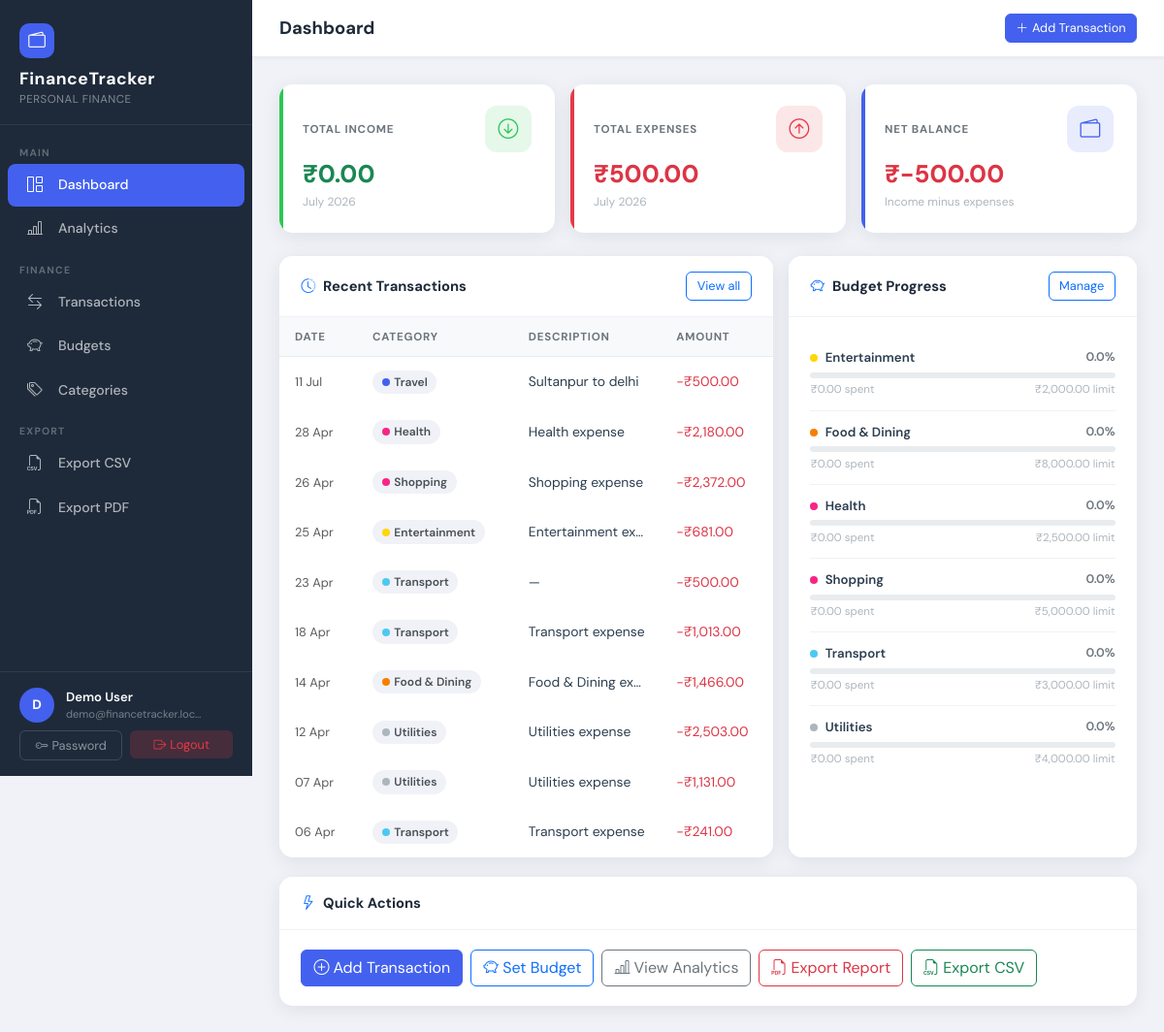
The page /dashboard/ (signed in) on the database its author committed.
### tracker/models.py (models this page shows, shortened)
class Transaction(models.Model):
    INCOME  = 'income'
    EXPENSE = 'expense'
    TRANSACTION_TYPES = [
        (INCOME,  'Income'),
        (EXPENSE, 'Expense'),
    ]
    user        = models.ForeignKey(
                      User,
                      on_delete=models.CASCADE,
                      related_name='transactions'
                  )
    category    = models.ForeignKey(
                      Category,
                      on_delete=models.SET_NULL,
                      null=True,
                      blank=True,
                      related_name='transactions'
                  )
    amount      = models.DecimalField(
                      max_digits=12,
                      decimal_places=2,
                      validators=[MinValueValidator(Decimal('0.01'))],
                      help_text="Must be greater than zero"
                  )
    type        = models.CharField(
                      max_length=10,
                      choices=TRANSACTION_TYPES,
                      db_index=True
                  )
    date        = models.DateField(default=datetime.date.today, db_index=True)
    description = models.CharField(max_length=255, blank=True, default='')
    created_at  = models.DateTimeField(auto_now_add=True)
    updated_at  = models.DateTimeField(auto_now=True)
    class Meta:
        ordering = ['-date', '-created_at']
        indexes  = [
            models.Index(fields=['user', 'type']),
            models.Index(fields=['user', 'date']),
            models.Index(fields=['user', 'category']),
        ]

class Category(models.Model):
    ICON_CHOICES = [
        ('bi-cart',           'Shopping Cart'),
        ('bi-house',          'House / Rent'),
        ('bi-car-front',      'Transport'),
        ('bi-heart-pulse',    'Health'),
        ('bi-mortarboard',    'Education'),
        ('bi-controller',     'Entertainment'),
        ('bi-lightning',      'Utilities'),
        ('bi-briefcase',      'Work / Salary'),
        ('bi-piggy-bank',     'Savings'),
        ('bi-gift',           'Gifts'),
        ('bi-airplane',       'Travel'),
        ('bi-three-dots',     'Other'),
    ]
    COLOR_CHOICES = [
        ('#4361ee', 'Blue'),
        ('#f72585', 'Pink'),
        ('#4cc9f0', 'Cyan'),
        ('#7209b7', 'Purple'),
        ('#f77f00', 'Orange'),
        ('#2dc653', 'Green'),
        ('#e63946', 'Red'),
        ('#adb5bd', 'Gray'),
        ('#ffd60a', 'Yellow'),
        ('#06d6a0', 'Teal'),
    ]
    user          = models.ForeignKey(
                        User,
                        on_delete=models.CASCADE,
                        null=True,
                        blank=True,
                        related_name='categories',
                        help_text="Null for predefined/global categories"
                    )
    name          = models.CharField(max_length=100)
    icon          = models.CharField(max_length=50, choices=ICON_CHOICES, default='bi-three-dots')
    color         = models.CharField(max_length=7,  choices=COLOR_CHOICES, default='#4361ee')
    is_predefined = models.BooleanField(
                        default=False,
                        help_text="Predefined categories are available to all users"
                    )
    created_at    = models.DateTimeField(auto_now_add=True)
    class Meta:
        verbose_name_plural = 'Categories'
        ordering = ['name']
        constraints = [
            models.UniqueConstraint(
                fields=['user', 'name'],
                name='unique_category_per_user',
                condition=models.Q(user__isnull=False),
            ),
        ]

class Budget(models.Model):
    user      = models.ForeignKey(
                    User,
                    on_delete=models.CASCADE,
                    related_name='budgets'
                )
    category  = models.ForeignKey(
                    Category,
                    on_delete=models.CASCADE,
                    related_name='budgets'
                )
    amount    = models.DecimalField(
                    max_digits=12,
                    decimal_places=2,
                    validators=[MinValueValidator(Decimal('0.01'))],
                    help_text="Monthly budget limit (must be > 0)"
                )
    month     = models.PositiveSmallIntegerField(
                    help_text="Month number 1–12"
                )
    year      = models.PositiveSmallIntegerField(
                    help_text="4-digit year, e.g. 2024"
                )
    warning_sent  = models.BooleanField(default=False)
    critical_sent = models.BooleanField(default=False)
    created_at = models.DateTimeField(auto_now_add=True)
    updated_at = models.DateTimeField(auto_now=True)
    class Meta:
        ordering = ['-year', '-month', 'category__name']
        constraints = [
            models.UniqueConstraint(
                fields=['user', 'category', 'month', 'year'],
                name='unique_budget_per_category_month_year'
            ),
        ]
    @property
    def spent(self):
        result = Transaction.objects.filter(
            user=self.user,
            category=self.category,
            type=Transaction.EXPENSE,
            date__month=self.month,
            date__year=self.year,
        ).aggregate(total=models.Sum('amount'))['total']
        return result or Decimal('0.00')
    @property
    def percentage_used(self):
        if self.amount <= 0:
            return 0
        return round(float(self.spent / self.amount * 100), 1)
    @property
    def alert_level(self):
        pct = self.percentage_used
        if pct >= 100:
            return 'critical'
        if pct >= 80:
            return 'warning'
        return 'ok'
    @property
    def progress_bar_class(self):
        mapping = {
            'critical': 'bg-danger',
            'warning':  'bg-warning',
            'ok':       'bg-success',
        }
        return mapping[self.alert_level]

### tracker/views/dashboard_views.py (the view)
# urls.py: path('dashboard/', DashboardView.as_view(), name='dashboard'),
class DashboardView(LoginRequiredMixin, TemplateView):
    template_name = 'tracker/dashboard.html'
    def get_context_data(self, **kwargs):
        ctx  = super().get_context_data(**kwargs)
        user = self.request.user
        ctx['summary']      = get_summary(user)
        ctx['budgets']      = get_budget_progress(user)
        ctx['transactions'] = get_recent_transactions(user, limit=10)
        ctx['page_title']   = 'Dashboard'
        return ctx

### tracker/templates/tracker/dashboard.html (shortened to what this page needs)
{% extends "base.html" %}
{% load static %}{% load humanize %}{% load finance_tags %}
{% block content %}
{% with s=summary %}
<div class="row g-3 mb-4">
  <div class="col-sm-6 col-xl-4">
    <div class="stat-card income">
      <div class="d-flex align-items-center justify-content-between mb-2">
        <span class="stat-label">Total Income</span>
        <div class="stat-icon"><i class="bi bi-arrow-down-circle"></i></div>
      </div>
      <div class="stat-value text-success">{{ s.total_income|currency }}</div>
      <div class="stat-sub">{{ s.month_name }} {{ s.year }}</div>
    </div>
  </div>
  <div class="col-sm-6 col-xl-4">
    <div class="stat-card expense">
      <div class="d-flex align-items-center justify-content-between mb-2">
        <span class="stat-label">Total Expenses</span>
        <div class="stat-icon"><i class="bi bi-arrow-up-circle"></i></div>
      </div>
      <div class="stat-value text-danger">{{ s.total_expense|currency }}</div>
      <div class="stat-sub">{{ s.month_name }} {{ s.year }}</div>
    </div>
  </div>
  <div class="col-sm-12 col-xl-4">
    <div class="stat-card balance">
      <div class="d-flex align-items-center justify-content-between mb-2">
        <span class="stat-label">Net Balance</span>
        <div class="stat-icon"><i class="bi bi-wallet2"></i></div>
      </div>
      <div class="stat-value {% if s.net_balance >= 0 %}text-success{% else %}text-danger{% endif %}">
        {{ s.net_balance|currency }}
      </div>
      <div class="stat-sub">Income minus expenses</div>
    </div>
  </div>
</div>
<div class="row g-3">
  <div class="col-lg-7">
    <div class="content-card h-100">
      <div class="card-header">
        <span><i class="bi bi-clock-history me-2 text-primary"></i>Recent Transactions</span>
        <a href="{% url 'tracker:transaction_list' %}" class="btn btn-sm btn-outline-primary">View all</a>
      </div>
      <div class="card-body p-0">
        {% if transactions %}
        <table class="txn-table">
          <thead>
            <tr>
              <th>Date</th>
              <th>Category</th>
              <th>Description</th>
              <th>Amount</th>
            </tr>
          </thead>
          <tbody>
            {% for txn in transactions %}
            <tr>
              <td><span class="text-muted" style="font-size:.8rem;">{{ txn.date|date:"d M" }}</span></td>
              <td>
                {% if txn.category %}
                <span class="cat-chip">
                  <span class="cat-dot" style="background:{{ txn.category.color }};"></span>
                  {{ txn.category.name }}
                </span>
                {% else %}
                <span class="text-muted" style="font-size:.8rem;">—</span>
                {% endif %}
              </td>
              <td class="text-truncate" style="max-width:140px;">{{ txn.description|default:"—" }}</td>
              <td class="{{ txn.type|income_color }} fw-700">
                {{ txn.type|sign_prefix }}{{ txn.amount|currency }}
              </td>
            </tr>
            {% endfor %}
          </tbody>
        </table>
        {% endif %}
      </div>
    </div>
  </div>
  <div class="col-lg-5">
    <div class="content-card h-100">
      <div class="card-header">
        <span><i class="bi bi-piggy-bank me-2 text-primary"></i>Budget Progress</span>
        <a href="{% url 'tracker:budget_list' %}" class="btn btn-sm btn-outline-primary">Manage</a>
      </div>
      <div class="card-body">
        {% if budgets %}
          {% for b in budgets %}
          <div class="budget-item">
            <div class="budget-label">
              <span>
                <span class="cat-dot d-inline-block me-1" style="background:{{ b.category.color }};width:8px;height:8px;border-radius:50%;"></span>
                {{ b.category.name }}
              </span>
              <span class="pct {% if b.alert_level == 'critical' %}text-danger fw-700{% elif b.alert_level == 'warning' %}text-warning fw-600{% endif %}">
                {{ b.percentage_used|percentage }}
              </span>
            </div>
            <div class="budget-bar-track">
            </div>
            <div class="budget-sub">
              <span>{{ b.spent|currency }} spent</span>
              <span>{{ b.amount|currency }} limit</span>
            </div>
          </div>
          {% endfor %}
        {% endif %}
      </div>
    </div>
  </div>
</div>
<div class="row g-3 mt-1">
  <div class="col-12">
    <div class="content-card">
      <div class="card-header"><span><i class="bi bi-lightning me-2 text-primary"></i>Quick Actions</span></div>
      <div class="card-body d-flex flex-wrap gap-2">
        <a href="{% url 'tracker:transaction_create' %}" class="btn btn-primary">
          <i class="bi bi-plus-circle me-1"></i>Add Transaction
        </a>
        <a href="{% url 'tracker:budget_create' %}" class="btn btn-outline-primary">
          <i class="bi bi-piggy-bank me-1"></i>Set Budget
        </a>
        <a href="{% url 'tracker:analytics' %}" class="btn btn-outline-secondary">
          <i class="bi bi-bar-chart-line me-1"></i>View Analytics
        </a>
        <a href="{% url 'tracker:export_pdf' %}" class="btn btn-outline-danger">
          <i class="bi bi-filetype-pdf me-1"></i>Export Report
        </a>
        <a href="{% url 'tracker:export_csv' %}" class="btn btn-outline-success">
          <i class="bi bi-filetype-csv me-1"></i>Export CSV
        </a>
      </div>
    </div>
  </div>
</div>
{% endwith %}
{% endblock %}

### templates/base.html (shortened to what this page needs)
{% load static %}{% load finance_tags %}<!DOCTYPE html>
<html lang="en">
<head>
  <link href="https://cdn.jsdelivr.net/npm/bootstrap@5.3.3/dist/css/bootstrap.min.css" rel="stylesheet">
  <link href="https://cdn.jsdelivr.net/npm/bootstrap-icons@1.11.3/font/bootstrap-icons.min.css" rel="stylesheet">
  <link href="{% static 'css/main.css' %}" rel="stylesheet">
</head>
<body>
<div class="app-wrapper">
  <nav class="sidebar" id="sidebar">
    <div class="brand">
      <div class="brand-icon"><i class="bi bi-wallet2"></i></div>
      <div class="brand-name">FinanceTracker</div>
      <div class="brand-sub">Personal Finance</div>
    </div>
    <ul class="sidebar-nav list-unstyled">
      <li class="nav-section">Main</li>
      <li class="nav-item">
        <a href="{% url 'tracker:dashboard' %}" class="nav-link">
          <i class="bi bi-grid-1x2"></i> Dashboard
        </a>
      </li>
      <li class="nav-item">
        <a href="{% url 'tracker:analytics' %}" class="nav-link">
          <i class="bi bi-bar-chart-line"></i> Analytics
        </a>
      </li>
      <li class="nav-section mt-2">Finance</li>
      <li class="nav-item">
        <a href="{% url 'tracker:transaction_list' %}" class="nav-link">
          <i class="bi bi-arrow-left-right"></i> Transactions
        </a>
      </li>
      <li class="nav-item">
        <a href="{% url 'tracker:budget_list' %}" class="nav-link">
          <i class="bi bi-piggy-bank"></i> Budgets
        </a>
      </li>
      <li class="nav-item">
        <a href="{% url 'tracker:category_list' %}" class="nav-link">
          <i class="bi bi-tags"></i> Categories
        </a>
      </li>
      <li class="nav-section mt-2">Export</li>
      <li class="nav-item">
        <a href="{% url 'tracker:export_csv' %}" class="nav-link">
          <i class="bi bi-filetype-csv"></i> Export CSV
        </a>
      </li>
      <li class="nav-item">
        <a href="{% url 'tracker:export_pdf' %}" class="nav-link">
          <i class="bi bi-filetype-pdf"></i> Export PDF
        </a>
      </li>
    </ul>
    <div class="sidebar-footer">
      <div class="user-info">
        <div class="avatar">{{ request.user.username|first|upper }}</div>
        <div>
          <div class="user-name">{{ request.user.get_full_name|default:request.user.username }}</div>
          <div class="user-email">{{ request.user.email }}</div>
        </div>
      </div>
      <div class="mt-2 d-flex gap-2">
        <a href="{% url 'auth:password_change' %}" class="btn btn-sm btn-outline-secondary w-50" style="color:rgba(255,255,255,.5);border-color:rgba(255,255,255,.15);">
          <i class="bi bi-key me-1"></i>Password
        </a>
        <form method="post" action="{% url 'auth:logout' %}" class="w-50">
          <button type="submit" class="btn btn-sm w-100" style="background:rgba(230,57,70,.2);color:#e63946;border:none;">
            <i class="bi bi-box-arrow-right me-1"></i>Logout
          </button>
        </form>
      </div>
    </div>
  </nav>
  <div class="main-content">
    <div class="topbar">
      <div class="d-flex align-items-center gap-3">
        <h1 class="page-heading">{% block page_heading %}{{ page_title|default:"Dashboard" }}{% endblock %}</h1>
      </div>
      <div class="topbar-actions">
        <a href="{% url 'tracker:transaction_create' %}" class="btn btn-primary btn-sm">
          <i class="bi bi-plus-lg me-1"></i>Add Transaction
        </a>
      </div>
    </div>
    <div class="page-body">
      {% block content %}{% endblock %}
    </div>
  </div>
</div>
</body>
</html>

### rows shown on the page
Transaction: date "11 Jul", category.name "Travel", description "Sultanpur to delhi", type|sign_prefix "-", amount "₹500.00"
Transaction: date "28 Apr", category.name "Health", description "Health expense", type|sign_prefix "-", amount "₹2,180.00"
Transaction: date "26 Apr", category.name "Shopping", description "Shopping expense", type|sign_prefix "-", amount "₹2,372.00"
Transaction: date "25 Apr", category.name "Entertainment", description "Entertainment ex…", type|sign_prefix "-", amount "₹681.00"
Transaction: date "23 Apr", category.name "Transport", description "—", type|sign_prefix "-", amount "₹500.00"
Transaction: date "18 Apr", category.name "Transport", description "Transport expense", type|sign_prefix "-", amount "₹1,013.00"
Transaction: date "14 Apr", category.name "Food & Dining", description "Food & Dining ex…", type|sign_prefix "-", amount "₹1,466.00"
Transaction: date "12 Apr", category.name "Utilities", description "Utilities expense", type|sign_prefix "-", amount "₹2,503.00"
Transaction: date "07 Apr", category.name "Utilities", description "Utilities expense", type|sign_prefix "-", amount "₹1,131.00"
Transaction: date "06 Apr", category.name "Transport", description "Transport expense", type|sign_prefix "-", amount "₹241.00"
Budget: category.name "Entertainment", percentage_used|percentage "0.0%", spent "₹0.00", amount "₹2,000.00"
Budget: category.name "Food & Dining", percentage_used|percentage "0.0%", spent "₹0.00", amount "₹8,000.00"
Budget: category.name "Health", percentage_used|percentage "0.0%", spent "₹0.00", amount "₹2,500.00"
Budget: category.name "Shopping", percentage_used|percentage "0.0%", spent "₹0.00", amount "₹5,000.00"
Budget: category.name "Transport", percentage_used|percentage "0.0%", spent "₹0.00", amount "₹3,000.00"
Budget: category.name "Utilities", percentage_used|percentage "0.0%", spent "₹0.00", amount "₹4,000.00"

### other values the page prints
{{ request.user.username|first|upper }} "D"
{{ request.user.get_full_name|default:request.user.username }} "Demo User"
{{ request.user.email }} "demo@financetracker.loc…"
{{ page_title|default:"Dashboard" }} "Dashboard"
{{ s.total_income|currency }} "₹0.00"
{{ s.month_name }} "July"
{{ s.year }} "2026"
{{ s.total_expense|currency }} "₹500.00"
{{ s.net_balance|currency }} "₹-500.00"
